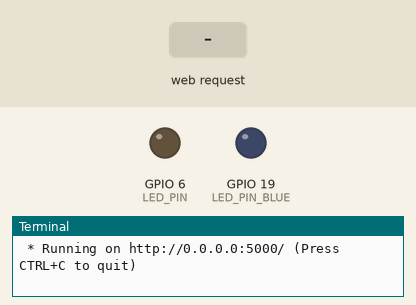
This program was run on a simulated Raspberry Pi (BCM pin numbers). Parts: output pins drawn as LEDs (lit = HIGH), the last lines printed to the terminal. Inputs (shaded band) come from the test bench. The clock reads 2024-03-15 10:24:30 at power-on unless the program sets it.

Above: at 1.2 s.
1.3 s: HTTP request for /led/red/on received
At 1.8 s:
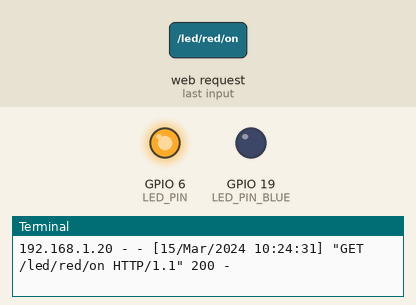
2.8 s: HTTP request for /led/blue/on received
At 4.0 s:
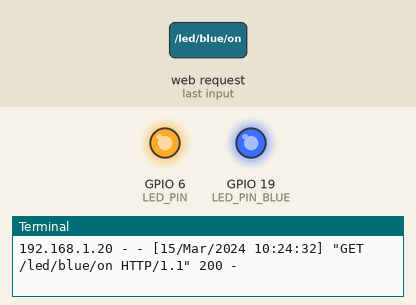
4.3 s: HTTP request for /led/red/off received
At 5.2 s:
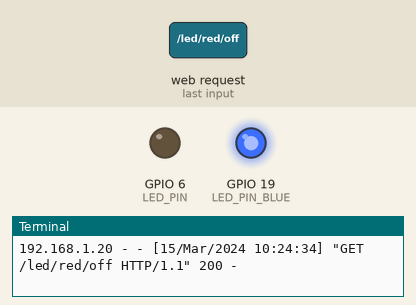
Timing chart, 0 to 7.3 s (numbered marks = the images above; inputs shaded):
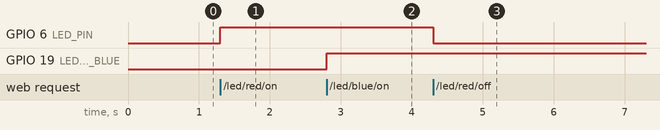

Measured:
- after the input at 1.3 s, GPIO 6 (LED_PIN): LOW → HIGH at once
- after the input at 2.8 s, GPIO 19 (LED_PIN_BLUE): LOW → HIGH at once
- after the input at 4.3 s, GPIO 6 (LED_PIN): HIGH → LOW at once

The program:

flask_led_task.py
```python
from flask import Flask
import RPi.GPIO as GPIO

LED_PIN = 6
LED_PIN_BLUE = 19
# Flask 객체 생성
app = Flask(__name__)

GPIO.setmode(GPIO.BCM)
GPIO.setup(LED_PIN, GPIO.OUT)
GPIO.setup(LED_PIN_BLUE, GPIO.OUT)

# 0.0.0.0:5000/
@app.route("/")
def hello():
    return '''
    <p>Hello, Flask!!</p>
    <a href = "/led/red/on">RED LED ON  </a>
    <hr>
    <a href = "/led/red/off">RED LED OFF  </a>
    <hr>
    <a href = "/led/blue/on">BLUE LED ON  </a>
    <hr>
    <a href = "/led/blue/off">BLUE LED OFF  </a>
    '''
@app.route("/led/<color>/<op>")
def led_op(color,op):
    if color == "red":
        if op == "on":
            GPIO.output(LED_PIN, GPIO.HIGH)
            return '''
            <p>RED LED ON</p>
            <a href="/">Go back home</a>'''
        elif op == "off":
            GPIO.output(LED_PIN, GPIO.LOW)
            return '''
            <p>RED LED OFF</p>
            <a href="/">Go back home</a>'''
    elif color == "blue":
        if op == "on":
            GPIO.output(LED_PIN_BLUE, GPIO.HIGH)
            return '''
            <p>BLUE LED ON</p>
            <a href="/">Go back home</a>'''
        elif op == "off":
            GPIO.output(LED_PIN_BLUE, GPIO.LOW)
            return '''
            <p>BLUE LED OFF</p>
            <a href="/">Go back home</a>'''

# @app.route("/led/on")
# def on():
#     return '''
#     <p>LED ON</p>
#     <a href="/">Go home</a>'''

# @app.route("/led/off")
# def off():
#     return '''
#     <p>LED OFF</p>
#     <a href="/">Go home</a>'''
# 터미널에서 직접 실행시킨 경우
if __name__ == "__main__":
    try:
        app.run(host = "0.0.0.0")
    finally:
        GPIO.cleanup()  
```
